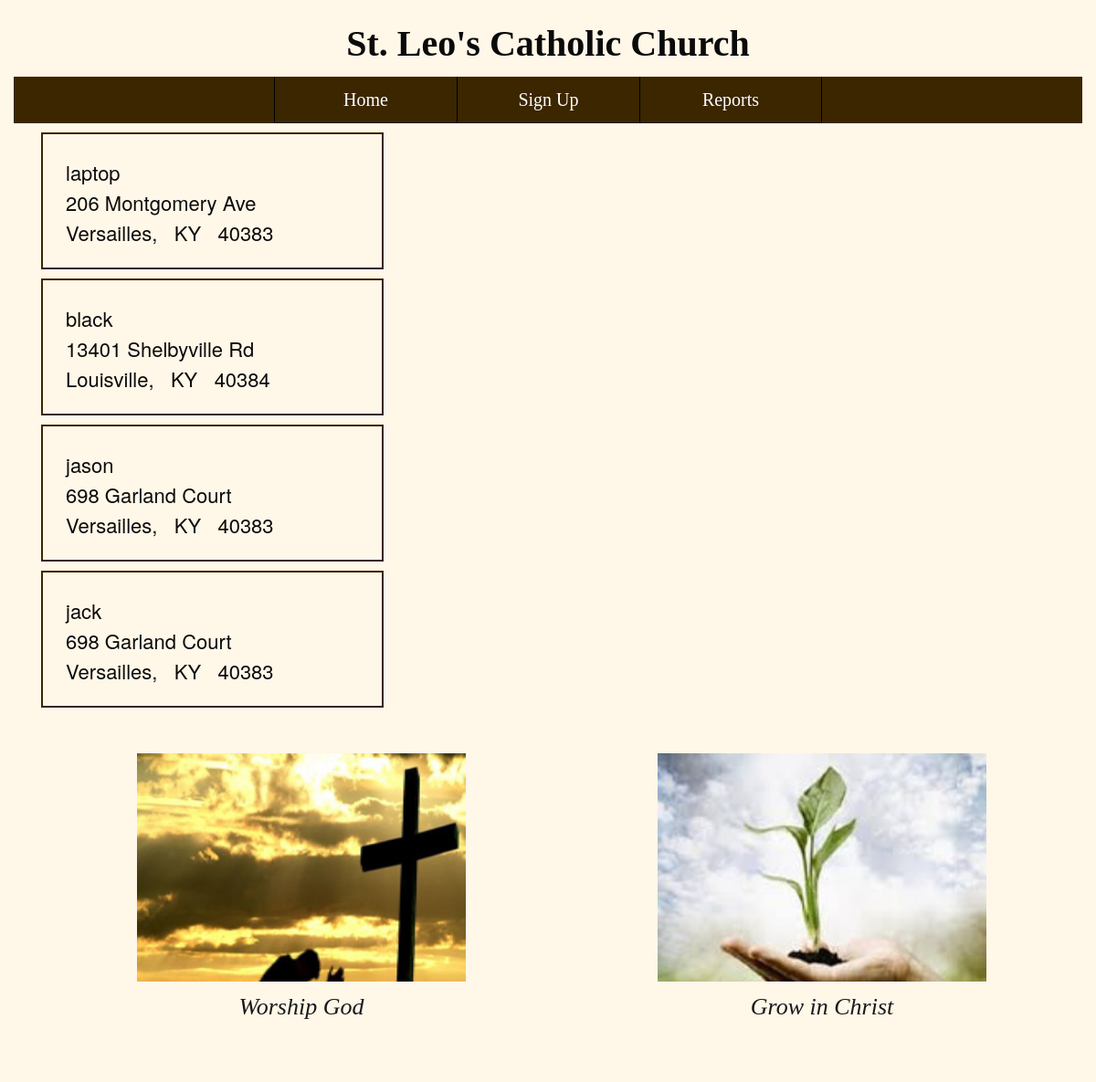
The app's page /mailinglist/ (upper part), older data.
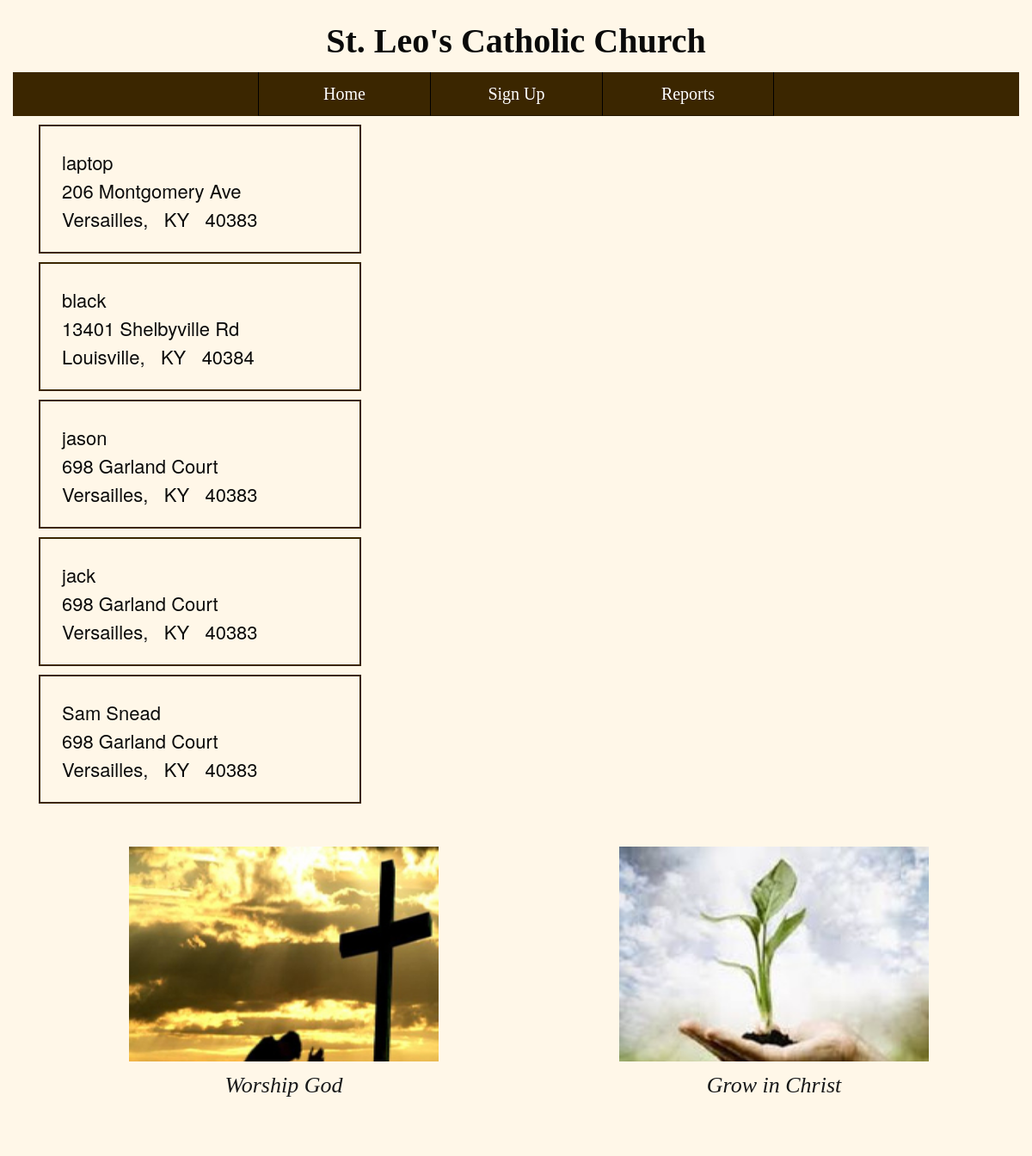
The same page, newer data.
### signup/models.py (models this page shows, shortened)
class DonorInfo(models.Model):
    name = models.CharField(max_length=35)
    street_address = models.CharField(blank=True, null=True, max_length=50)
    city = models.CharField(max_length=25, blank=True, null=True)
    state = models.CharField(max_length=2, blank=True, null=True)
    zipcode = models.IntegerField(null=True)
    email = models.EmailField(max_length=35, blank=True, null=True)
    phone = models.CharField(max_length=15, null=True, blank=True)
    date_created = models.DateTimeField(default=datetime.datetime.now, null=True)
    days_since_created = models.IntegerField(null=True, blank=True)
    payment_recvd = models.NullBooleanField(null=True)
    date_recvd = models.DateField(null=True)

### signup/views.py (the view)
# urls.py: path('mailinglist/', views.mailinglist, name='mailinglist'),
def mailinglist(request):
    contacts = DonorInfo.objects.all()
    for contact in contacts:
        name = contact.name
        street_address = contact.street_address
        city = contact.city
        state = contact.state
        zipcode = contact.zipcode
        context = {'contacts': contacts, 'name': name, 'street_address': street_address, 'city':city, 'state': state, 'zipcode': zipcode}
        return render(request, 'mailinglist.html', context)

### templates/mailinglist.html (shortened to what this page needs)
{% load widget_tweaks %}
{% load static %}
{% load bootstrap3 %}
{% bootstrap_css %}
<!DOCTYPE html>
<html data-whatinput="mouse" data-whatintent="mouse" class=" whatinput-types-initial whatinput-types-keyboard whatinput-types-mouse"><head>
  <link rel="stylesheet" href="{% static "css/foundation.min.css" %}">
  <link rel="stylesheet"href="{% static "css/wireframe-theme.min.css" %}">
  <link rel="stylesheet" href="{% static "css/main.css" %}">
<meta class="foundation-mq"></head>
<body class="" cz-shortcut-listen="true">
  <h1 class="site-title">St. Leo's Catholic Church</h1>
  <div class="container nav-wrapper">
    <a class="link-text nav-button" href="{% url 'index' %}">Home</a>
    <a class="link-text nav-button" href="{% url 'signupform' %}">Sign Up</a>
  <a class="link-text nav-button" href="{% url 'reports' %}">Reports</a>
  </div>
<div class="container">
              <div class="col-sm-8">
                  {% for contact in contacts %}
                  <div class="filterDiv {{contact.name}}">
<div class='addresslabel'>
                          {{contact.name}}<br>
                          {{contact.street_address}}<br>
                          {{contact.city}}, &nbsp {{contact.state}} &nbsp {{contact.zipcode}}
  </div>
                  </div>
                  {% endfor %}
              </div>
              <div class="container services-grid">
                <div class="container service">
                  <div class="responsive-picture">
                    <picture><img alt="Placeholder Picture" src="{% static 'images/cross.jpg' %}">
                    </picture>
                  </div>
                  <h5 class="service-title">Worship God</h5>
                </div>
                <div class="container service">
                  <div class="responsive-picture">
                    <picture><img alt="Placeholder Picture" src="{% static 'images/grow.jpeg' %}">
                    </picture>
                  </div>
                  <h5 class="service-title">Grow in Christ<br>
                  </h5>
                </div>
              </div>
            </body></html>

Row changes from the older to the newer data that the page shows:
added DonorInfo: name "Sam Snead", street_address "698 Garland Court", city "Versailles", state "KY", zipcode "40383"
